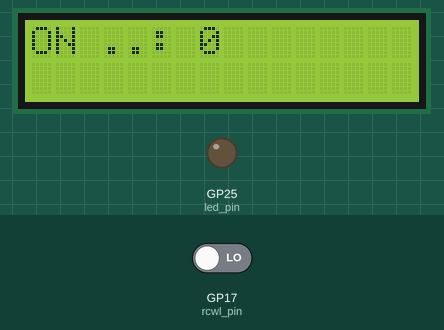
Recording of a program running on a simulated Raspberry Pi Pico running MicroPython. Shown: 16×2 character LCD, output pins drawn as LEDs (lit = HIGH). The test bench sets the inputs (shaded band); at power-on: GP17 (rcwl_pin) LOW. The clock reads 2024-03-15 10:24:30 at power-on unless the program sets it; library files of the repository ran but are not shown: lcd_api.py, pico_i2c_lcd.py.

Above: at 1.2 s.
1.3 s: GP17 (rcwl_pin) driven HIGH
At 1.8 s:
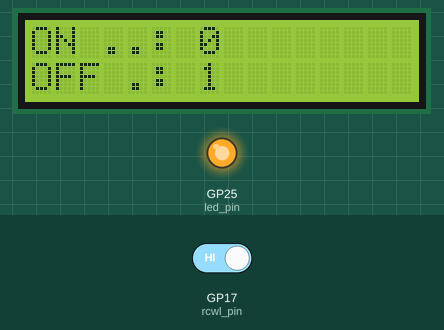
2.8 s: GP17 (rcwl_pin) driven LOW
At 3.2 s:
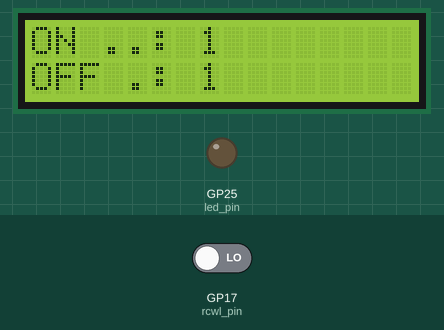
4.3 s: GP17 (rcwl_pin) driven HIGH
At 5.5 s:
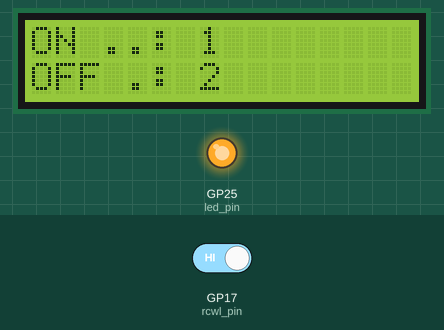
Timing chart, 0 to 7.3 s (numbered marks = the images above; inputs shaded):
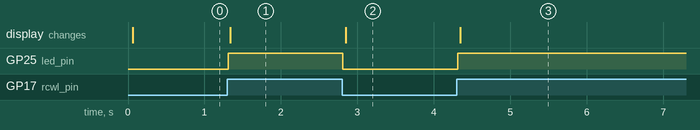

The program:

main.py
```python
# Testing RCWL-0516
# Program by José Alfonso Suárez Moreno
# e-mail: alfonso.x3electronic@gmail.com

from machine import I2C, Pin
from lcd_api import LcdApi
from pico_i2c_lcd import I2cLcd
import utime


def main():
    # Dirección del I2C y tamaño del LCD
    I2C_ADDR = 0x27
    I2C_NUM_ROWS = 2
    I2C_NUM_COLS = 16

    # LCD Display I2C
    i2c = I2C(1, sda=Pin(14), scl=Pin(15), freq=400000)
    lcd = I2cLcd(i2c, I2C_ADDR, I2C_NUM_ROWS, I2C_NUM_COLS)

    lcd.clear()

    rcwl_pin = Pin(17, Pin.IN)
    led_pin = Pin(25, Pin.OUT)
    time_start_on = utime.time()
    time_start_off = utime.time()
    print_off = False
    print_on = True

    while True:
        if rcwl_pin.value() == 1:
            if print_off:
                time_start_on = utime.time()
                elapsed_time_off = time_start_on - time_start_off
                lcd.move_to(0, 1)
                lcd.putstr('OFF .: ' + str(elapsed_time_off) + '   ')
                print_off = False
                print_on = True
            else:
                led_pin.on()
        else:
            if print_on:
                time_start_off = utime.time()
                elapsed_time_on = time_start_off - time_start_on
                lcd.move_to(0, 0)
                lcd.putstr('ON ..: ' + str(elapsed_time_on) + '   ')
                print_on = False
                print_off = True
            else:
                led_pin.off()


if __name__ == '__main__':
    main()
```

Measured:
- after the input at 1.3 s, GP25 (led_pin): LOW → HIGH at once; the display: changes at once (image 1)
- after the input at 2.8 s, GP25 (led_pin): HIGH → LOW at once; the display: changes after 0.05 s (image 2)
- after the input at 4.3 s, GP25 (led_pin): LOW → HIGH at once; the display: changes after 0.05 s (image 3)
